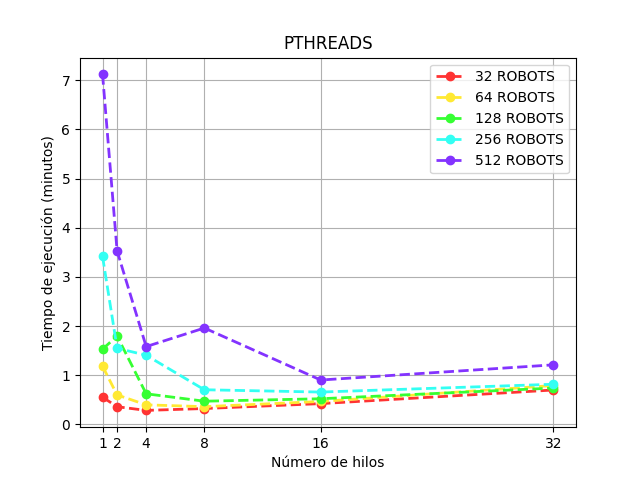

Here is the Python script that generated this plot:
import time
import matplotlib.pyplot as plt
import numpy as np

def graficar(xs, ys, xc1, yc1, xc2, yc2, xc4, yc4, xc8, yc8, xc16, yc16):
    
    xs = np.array(xs)
    ys = np.array(ys)

    xc1 = np.array(xc1)
    yc1 = np.array(yc1)

    xc2 = np.array(xc2)
    yc2 = np.array(yc2)

    xc4 = np.array(xc4)
    yc4 = np.array(yc4)

    xc8 = np.array(xc8)
    yc8 = np.array(yc8)

    xc16 = np.array(xc16)
    yc16 = np.array(yc16)

    
    #plt.plot(x1, y1,lw=2, marker="o",linestyle='--')
    #plt.plot(xs, ys, lw=2, marker="o",linestyle='--',color="#3336ff",label='secuencial')
    plt.plot(xc1, yc1 ,lw=2, marker="o",linestyle='--',color="#ff3333",label='32 ROBOTS')
    plt.plot(xc2, yc2, lw=2, marker="o",linestyle='--',color="#ffe933",label='64 ROBOTS')
    plt.plot(xc4, yc4, lw=2, marker="o",linestyle='--',color="#36ff33",label='128 ROBOTS')
    plt.plot(xc8, yc8, lw=2, marker="o",linestyle='--',color="#33fff3",label='256 ROBOTS')
    plt.plot(xc16, yc16, lw=2, marker="o",linestyle='--',color="#8333ff",label='512 ROBOTS')
        
    plt.title("PTHREADS")
    plt.xlabel("Número de hilos")
    plt.ylabel("Tiempo de ejecución (minutos)")
    plt.xticks(xc16)
    
    plt.grid()
    plt.legend()
    plt.savefig('pthreads.png')
    plt.show()
    
xs = [1,2,4,8,16,32]
ys = [0.088,0.554,1.145,1.581,3.410,7.298]

xc1 = [1,2,4,8,16,32]
yc1 = [0.554,0.359,0.284,0.322,0.422,0.699]

xc2 = [1,2,4,8,16,32]
yc2 = [1.118,0.599,0.238,0.360,0.466,0.790] 

xc4 = [1,2,4,8,16,32]
yc4 = [1.530,1.796,0.622,0.471,0.521,0.739]

xc8 = [1,2,4,8,16,32]
yc8 = [3.415,1.549,1.406,0.704,0.657,0.816]

xc16 = [1,2,4,8,16,32]
yc16 = [7.119,3.527,1.582,1.960,0.902,1.211]
        
# create data
graficar(xs,ys,xc1,yc1,xc2,yc2,xc4,yc4,xc8,yc8,xc16,yc16)

